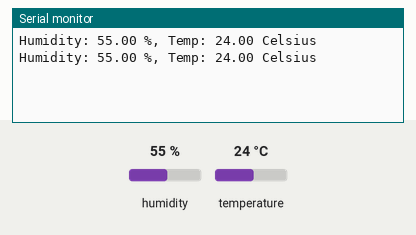
Simulated run of this sketch. Board: Arduino Uno, built with avr-gcc and run on an emulated ATmega328P. Shown: the last lines printed to the serial monitor. The inputs (shaded band) are chosen by the test bench; at power-on: humidity 55 %, temperature 24 °C.

Above: at 5.8 s.
5.9 s: humidity set to 22 %
At 8.6 s:
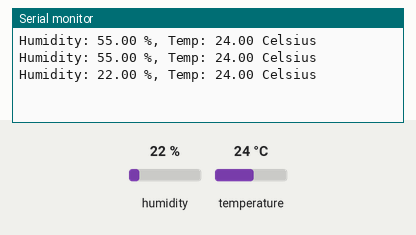
10.1 s: temperature set to 12 °C
At 12.3 s:
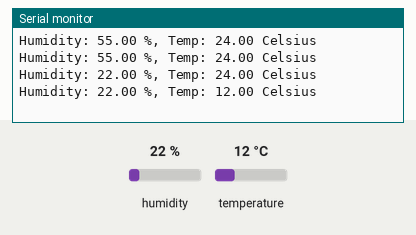
14.3 s: humidity set to 40 %
At 18.5 s:
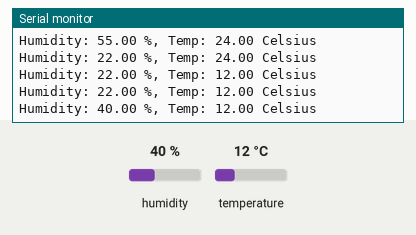
Timing chart, 0 to 20.0 s (numbered marks = the images above; inputs shaded):
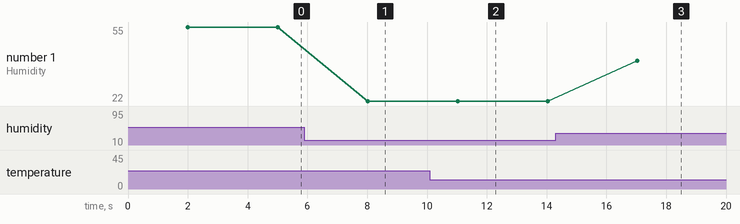

The sketch:

Source_Code.ino
```cpp
#include <DHT.h>;
#define DHTPIN A5
#define DHTTYPE DHT22
DHT dht(DHTPIN, DHTTYPE);

float hum;
float temp;

void setup()
{
	Serial.begin(9600);
	dht.begin();
}

void loop()
{
    delay(2000);
    hum = dht.readHumidity();
    temp= dht.readTemperature();
    Serial.print("Humidity: ");
    Serial.print(hum);
    Serial.print(" %, Temp: ");
    Serial.print(temp);
    Serial.println(" Celsius");
    delay(1000);
}
```

Measured:
- after the input at 5.9 s, the serial monitor: prints a new line after 2.1 s (image 1)
- after the input at 10.1 s, the serial monitor: prints a new line after 0.92 s (image 2)
- after the input at 14.3 s, the serial monitor: prints a new line after 2.7 s (image 3)
- plotted number 1: 55 → 22 after the input at 5.9 s, 22 → 40 after the input at 14.3 s
